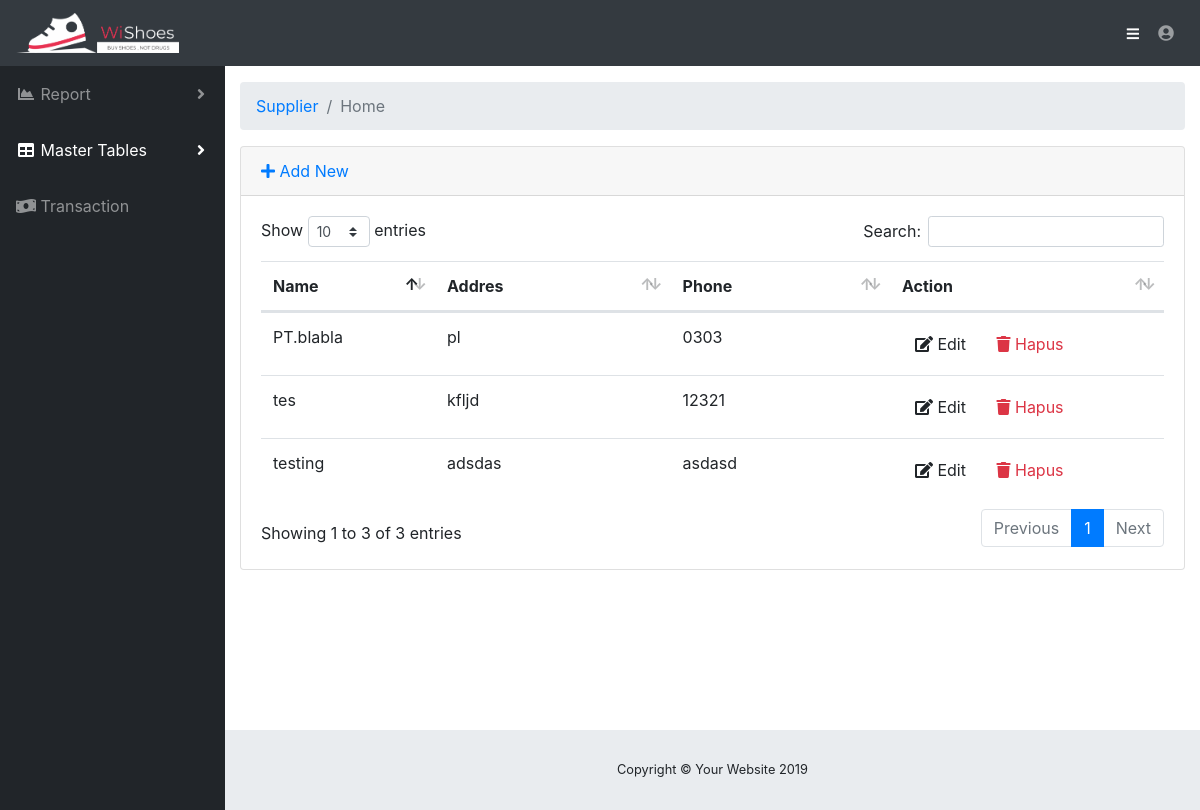
Screenshot of /index.php/admin/supplier with the database file from the repository.
### tables this page shows
CREATE TABLE `supplier` (
  `id` int(8) NOT NULL,
  `nama` varchar(50) NOT NULL,
  `alamat` varchar(100) NOT NULL,
  `no_telp` varchar(15) NOT NULL
);

### application/controllers/admin/Supplier.php (called while the page is built, shortened)
<?php
class Supplier extends CI_Controller
{
    public function __construct()
    {
        $this->load->model("supplier_model");
        $this->load->library('form_validation');
    }
    public function index()
    {
        $data["supplier"] = $this->supplier_model->getAll();
        $this->load->view("admin/supplier/list", $data);
    }
}

### index.php (called while the page is built, shortened)
<?php
require_once BASEPATH.'core/CodeIgniter.php';

### application/models/Supplier_model.php (called while the page is built, shortened)
<?php defined('BASEPATH') OR exit('No direct script access allowed');
class Supplier_model extends CI_Model
{
	private $_table = "supplier";
	public function getAll(){
		return $this->db->get($this->_table)->result();
	}
}
?>

### application/views/admin/supplier/list.php (the view, shortened to what this page needs)
<!DOCTYPE html>
<html lang="en">
<head>
</head>
<body id="page-top">
	<div id="wrapper">
		<div id="content-wrapper">
			<div class="container-fluid">
				 <ol class="breadcrumb">
		          <li class="breadcrumb-item">
		            <a href="<?php echo site_url('/admin/supplier/') ?>">Supplier</a>
		          </li>
		          <li class="breadcrumb-item active">Home</li>
		        </ol>
				<div class="card mb-3">
					<div class="card-header">
						<a href="<?php echo site_url('admin/supplier/add') ?>"><i class="fas fa-plus"></i> Add New</a>
					</div>
					<div class="card-body">
						<div class="table-responsive">
							<table class="table table-hover" id="dataTable" width="100%" cellspacing="0">
								<thead>
									<tr>
										<th>Name</th>
										<th>Addres</th>
										<th>Phone</th>
										<th>Action</th>
									</tr>
								</thead>
								<tbody>
									<?php foreach ($supplier as $supply): ?>
									<tr>
										<td width="150">
											<?php echo $supply->nama ?>
										</td>
										<td>
											<?php echo $supply->alamat ?>
										</td>
										<td>
											<?php echo $supply->no_telp ?>
										</td>
										<td width="250">
											<a href="<?php echo site_url('admin/supplier/edit/'.$supply->id) ?>"
											 class="btn btn-small"><i class="fas fa-edit"></i> Edit</a>
											<a onclick="deleteConfirm('<?php echo site_url('admin/supplier/delete/'.$supply->id) ?>')"
											 href="#!" class="btn btn-small text-danger"><i class="fas fa-trash"></i> Hapus</a>
										</td>
									</tr>
									<?php endforeach; ?>
								</tbody>
							</table>
						</div>
					</div>
				</div>
			</div>
		</div>
	</div>
</body>
</html>

### rows the page displays
supplier: nama "tes", alamat "kfljd", no_telp "12321"
supplier: nama "testing", alamat "adsdas", no_telp "asdasd"
supplier: nama "PT.blabla", alamat "pl", no_telp "0303"
